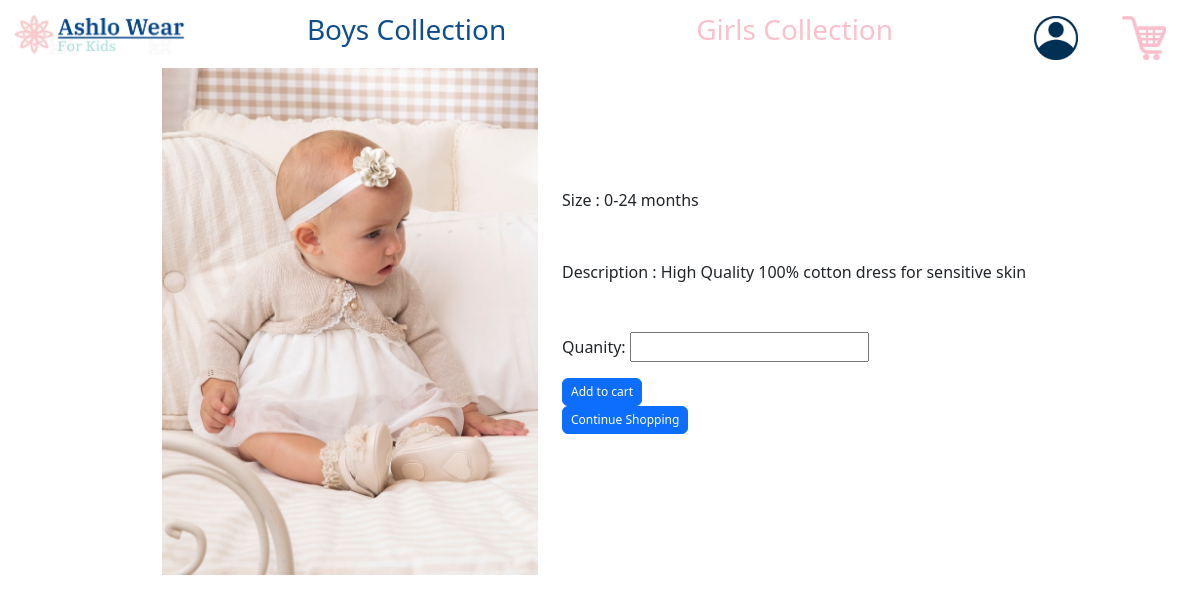
Screenshot of /view/1 with the database file from the repository.
### app1/models.py (models this page shows)
class Cloth(models.Model):
    size= models.CharField(max_length=45)
    gender =  models.CharField(max_length=45)
    pic_src = models.CharField(max_length=45)
    description = models.TextField()
    price = models.DecimalField(max_digits=10 , decimal_places=2)
    quantity= models.PositiveIntegerField()
    created_at = models.DateTimeField(auto_now_add=True)
    updated_at = models.DateTimeField(auto_now=True)
    objects = ClothManager()

### app1/views.py (the view)
# urls.py: path('view/<id>',views.view_cloth),
def view_cloth(request,id):
    context={
        'cloth':Cloth.objects.get(id=id),
    }
    return render(request,'view.html',context)

### app1/templates/view.html (shortened to what this page needs)
<!DOCTYPE html>
<html lang="en">
<head>
    {%load static%}
    <link rel="stylesheet" href="{% static 'css/view.css' %}">
    <link href="https://cdn.jsdelivr.net/npm/bootstrap@5.3.0-alpha3/dist/css/bootstrap.min.css" rel="stylesheet"
>
    <link rel="stylesheet" href="https://cdnjs.cloudflare.com/ajax/libs/font-awesome/6.4.0/css/all.min.css">
</head>
<body>
    <header class="container-fluid fixed-top">
        <div
            class="row d-flex justify-content-between align-items-center navbar navbar-expand-lg navbar-dark bg-white ">
            <div class="col-md-2">
                <a href="/"><img src="{%static 'images/ashlo.png'%}" class="img-fluid w-90"></a>
            </div>
            <div class="col-md-8 d-flex justify-content-around">
                <a href="/boys" class="boys ">
                    <h3 class="boys">Boys Collection</h3>
                </a>
                <a href="/girls" class="girls">
                    <h3 class="girls">Girls Collection</h3>
                </a>
            </div>
            <div class="col-md-2">
                <div class=" d-flex align-items-center justify-content-around ">
                    <div class="w-25 align-items-center mt-2">
                        <a href="/login"><img src="{%static 'images/123.png'%}" class="img-fluid "></a>
                    </div>
                    <div class="w-25 align-items-center mt-2">
                        <a href="/cart"><img src="{%static 'images/pinkcart.png'%}" class="img-fluid "></a>
                    </div>
                </div>
            </div>
        </div>
    </header>
    <div class="container-fluid mt-5 ">
        <div class="row d-flex justify-content-center align-items-center">
            <div class="col-md-4">
                <img src="{% static 'images/' %}{{cloth.pic_src }}" class="card-img-top img-fluid " alt="...">
            </div>
            <div class="col-md-5 ">
                <p class="mb-5">Size : {{cloth.size}}</p>
                <p class="mb-5">Description : {{cloth.description}}</p>
                <form action="/add_to_cart/{{cloth.id}}" method="post">
                    <p>Quanity: <input type="number" name="quantity" ></p>
                    <button type="submit" class="btn btn-primary"
                    style="--bs-btn-padding-y: .25rem; --bs-btn-padding-x: .5rem; --bs-btn-font-size: .75rem;">
                    Add to cart</button>
                </form>
                <button type="button" class="btn btn-primary"
                    style="--bs-btn-padding-y: .25rem; --bs-btn-padding-x: .5rem; --bs-btn-font-size: .75rem;">
                    Continue Shopping
                </button>
            </div>
        </div>
    </div>
</body>
</html>

### app1/static/css/view.css (style rules this page uses)
.boys { color: #0f4e8e; text-decoration: none; }
.girls { color: #fcc0cd; text-decoration: none; }

### rows the page displays
Cloth: pic_src (picture), size "0-24 months", description "High Quality 100% cotton dress for sensitive skin"
